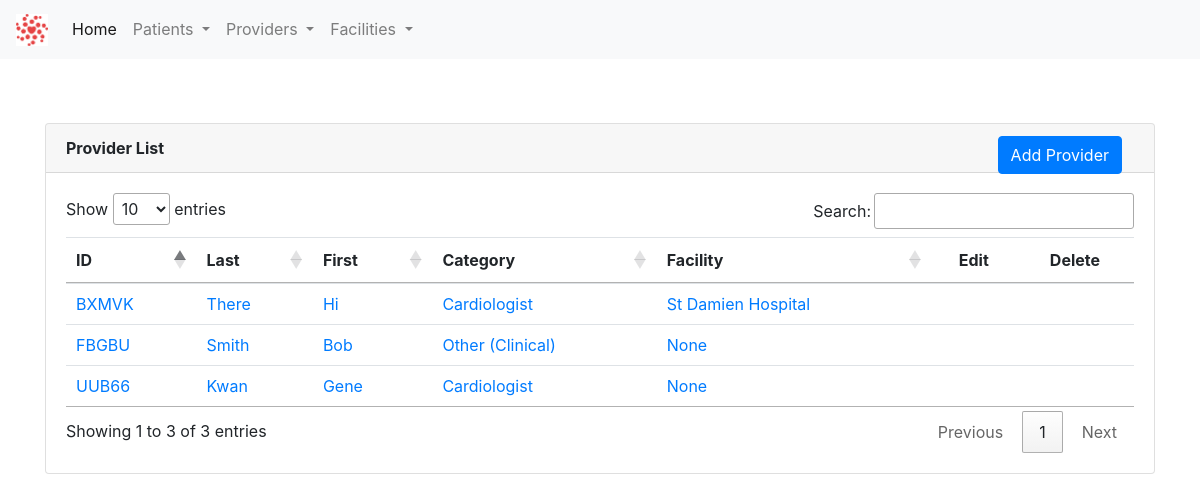
The page /providers/ on the database as committed earlier.
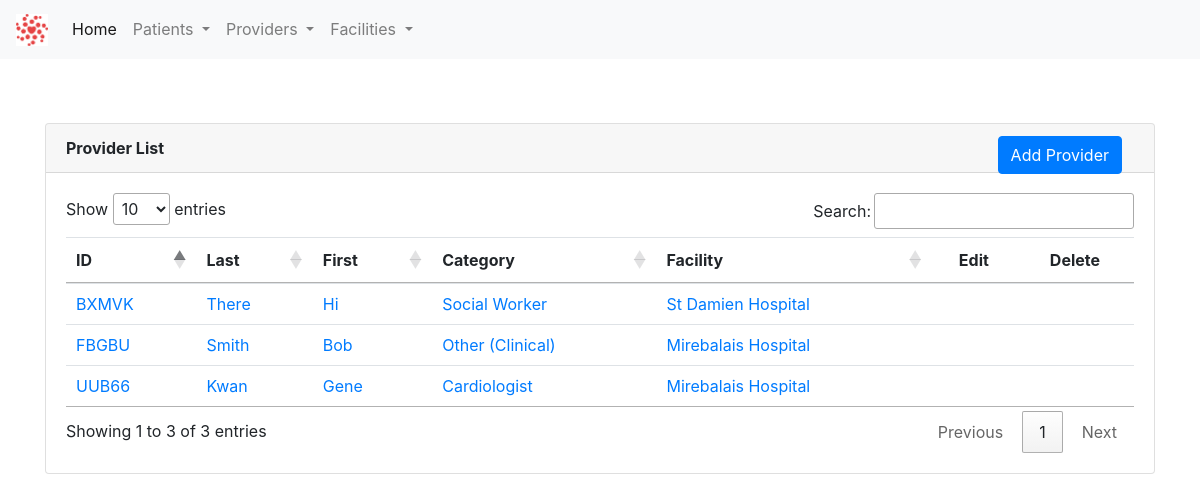
The same page on the database as committed later.
### app/providers/provider_model.py (models this page shows, shortened)
class Provider(db.Model):
    id = db.Column(db.Integer, primary_key=True)
    first_name = db.Column(db.String(30), index=True, nullable=False, info={'label': 'First Name'})
    last_name = db.Column(db.String(30), index=True, nullable=False, info={'label': 'Last Name'})
    provider_id = db.Column(db.String(10), index=True)
    provider_category_id = db.Column(db.Integer, db.ForeignKey('provider_category.id'))
    provider_facility_id = db.Column(db.Integer, db.ForeignKey('facility.id'))
    provider_category = db.relationship(ProviderCategory)
    provider_facility = db.relationship(Facility)

class ProviderCategory(db.Model):
    id = db.Column(db.Integer, primary_key=True)
    code_name = db.Column(db.String(30), index=True, nullable=False)
    name = db.Column(db.String(60), index=True, nullable=False)
    def __str__(self):
        return self.name

### app/facilities/facility_model.py (models this page shows, shortened)
class Facility(db.Model):
    id = db.Column(db.Integer, primary_key=True)
    facility_name = db.Column(db.String(30), index=True, nullable=False, info={'label': 'Facility Name'})
    facility_id = db.Column(db.String(10), index=True)
    facility_category_id = db.Column(db.Integer, db.ForeignKey('facility_category.id'))
    facility_category = db.relationship(FacilityCategory)
    def __str__(self):
        return self.facility_name

### app/providers/provider.py (the view)
@provider_bp.route('/')
def view_provider_list():
    provider_list = Provider.query.all()
    return render_template('providers.html', title="Provider List", provider_list=provider_list)

### app/providers/templates/providers.html (shortened to what this page needs)
{% extends "base.html" %}
{% block content %}
    <div class="container" style="margin-top: 4rem">
        <div class="card">
          <div class="card-header">
              <b>Provider List</b>
              <a class="btn btn-primary" href="/providers/new" role="button" style="position: absolute; right: 2rem">
                     Add Provider
              </a>
          </div>
          <div class="card-body">
              <table class="table table-hover table-sm" id="provider-list-table">
                  <thead>
                    <tr>
                      <th scope="col">ID</th>
                      <th scope="col">Last</th>
                      <th scope="col">First</th>
                      <th scope="col">Category</th>
                      <th scope="col">Facility</th>
                      <th style="text-align: center; vertical-align: middle" scope="col" class="no-sort">Edit</th>
                      <th style="text-align: center; vertical-align: middle" scope="col" class="no-sort">Delete</th>
                    </tr>
                  </thead>
                  <tbody>
                  {% for provider in provider_list %}
                    <tr>
                      <td><a href="/providers/view/{{provider.provider_id}}">{{ provider.provider_id }}</a></td>
                      <td><a href="/providers/view/{{provider.provider_id}}">{{ provider.last_name }}</a></td>
                      <td><a href="/providers/view/{{provider.provider_id}}">{{ provider.first_name }}</a></td>
                      <td><a href="/providers/view/{{provider.provider_id}}">{{ provider.provider_category }}</a></td>
                      <td><a href="/providers/view/{{provider.provider_id}}">{{ provider.provider_facility }}</a></td>
                        <td style="text-align: center; vertical-align: middle"><a href="/providers/edit/{{provider.provider_id}}"></a></td>
                        <td style="text-align: center; vertical-align: middle"><a href="/providers/delete/{{ provider.provider_id }}"></a></td>
                    </tr>
                  {% endfor %}
                  </tbody>
              </table>
          </div>
        </div>
    </div>
{% endblock %}

### app/templates/base.html (shortened to what this page needs)
<!DOCTYPE html>
<html lang="en">
<head>
    <link rel="stylesheet"
          href="https://stackpath.bootstrapcdn.com/bootstrap/4.5.0/css/bootstrap.min.css"
>
    <link href="//netdna.bootstrapcdn.com/bootstrap/3.0.0/css/bootstrap-glyphicons.css" rel="stylesheet">
    <link rel="stylesheet" type="text/css" href="https://cdn.datatables.net/1.10.21/css/jquery.dataTables.css">
</head>
<body>
    <nav class="navbar navbar-expand-lg navbar-light bg-light">
      <a class="navbar-brand" href="/index"><img src="/static/images/HCA_logo.png" style="height: 2rem; width: 2rem"></a>
      <div class="collapse navbar-collapse" id="navbarSupportedContent">
        <ul class="navbar-nav mr-auto">
          <li class="nav-item active">
            <a class="nav-link" href="/index">Home <span class="sr-only">(current)</span></a>
          </li>
          <li class="nav-item dropdown">
            <a class="nav-link dropdown-toggle" href="#" id="navbarDropdown" role="button" data-toggle="dropdown" aria-haspopup="true" aria-expanded="false">
              Patients
            </a>
          </li>
          <li class="nav-item dropdown">
            <a class="nav-link dropdown-toggle" href="#" id="navbarDropdown" role="button" data-toggle="dropdown" aria-haspopup="true" aria-expanded="false">
              Providers
            </a>
          </li>
          <li class="nav-item dropdown">
            <a class="nav-link dropdown-toggle" href="#" id="navbarDropdown" role="button" data-toggle="dropdown" aria-haspopup="true" aria-expanded="false">
              Facilities
            </a>
          </li>
        </ul>
      </div>
    </nav>
    {% block content %}{% endblock %}
</body>
</html>

Rows that differ between the two databases and show on the page:
changed Provider "FBGBU": provider_facility "None" → "Mirebalais Hospital"
changed Provider "UUB66": provider_facility "None" → "Mirebalais Hospital"
changed Provider "BXMVK": provider_category "Cardiologist" → "Social Worker"
